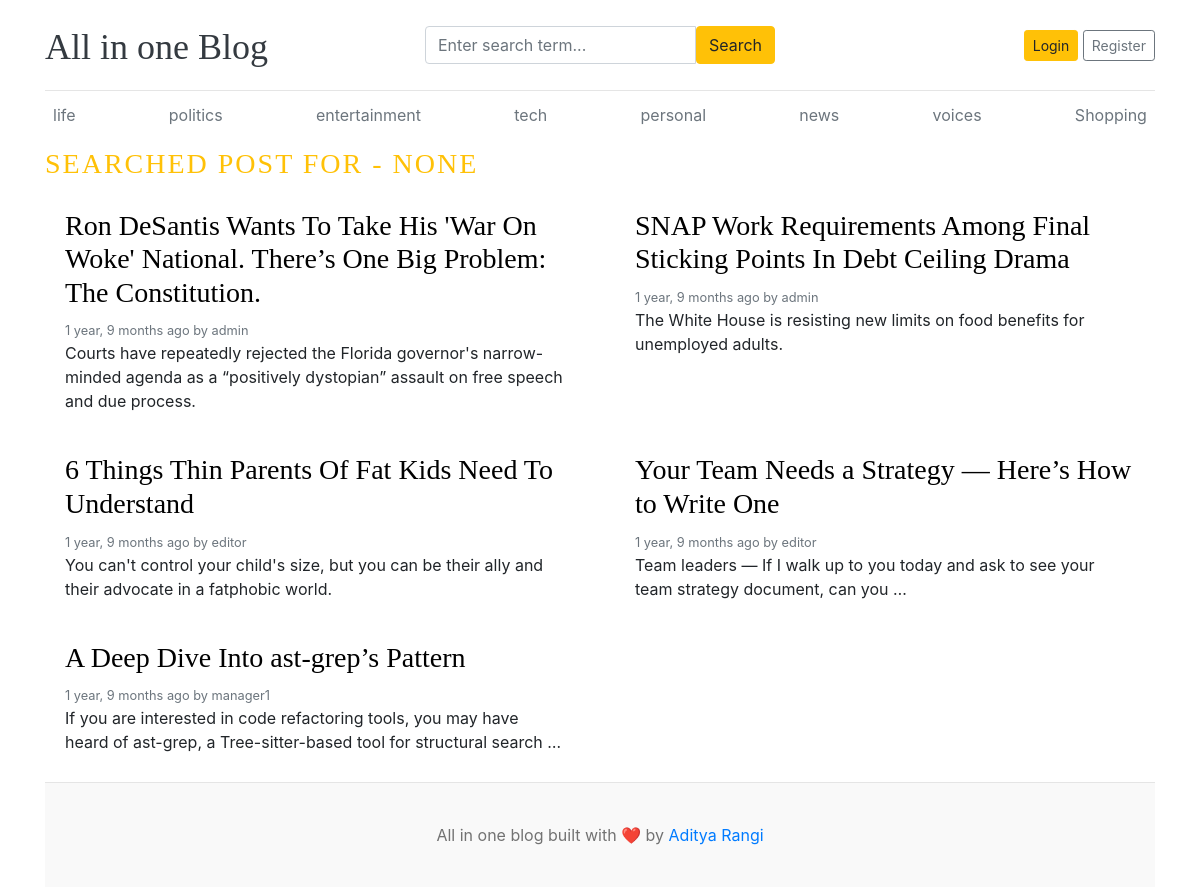
The app's page /blog/search/ with its own data.
### blog_app/models.py (models this page shows, shortened)
class TimeStampedModel(models.Model):
    created_at = models.DateTimeField(auto_now_add=True)
    updated_at = models.DateTimeField(auto_now=True)
    class Meta:
        abstract = True

class Category(TimeStampedModel):
    name = models.CharField(max_length=50, unique=True)
    class Meta:
        verbose_name_plural = "categories"
    def __str__(self):
        return self.name

class Blog(TimeStampedModel):
    title = models.CharField(max_length=500)
    slug = models.SlugField(max_length=500, unique=True)
    category = models.ForeignKey(
        Category, on_delete=models.CASCADE, related_name="blogs"
    )
    author = models.ForeignKey(User, on_delete=models.CASCADE)
    featured_image = models.ImageField(upload_to="uploads/%Y/%m/%d")
    short_description = models.TextField(max_length=2000)
    blog_body = models.TextField(max_length=5000)
    status = models.CharField(max_length=20, choices=STATUS_CHOICE, default="Draft")
    is_featured = models.BooleanField(default=False)

### blog_app/views.py (the view)
# urls.py: path("search/", SearchCategory.as_view(), name="search_category"),
class SearchCategory(View):
    def get(self, request):
        searched_posts = []
        keyword = request.GET.get("keyword")
        if keyword and keyword.strip() != "":
            searched_posts = Blog.objects.filter(
                Q(title__icontains=keyword)
                | Q(short_description__icontains=keyword)
                | Q(blog_body__icontains=keyword),
                status="Published",
            )
        else:
            searched_posts = Blog.objects.filter(status="Published")
        return render(
            request,
            "searched_posts.html",
            context={"searched_posts": searched_posts, "keyword": keyword},
        )

### blog_app/context_processors.py (called while the page is built)
def get_categories(request):
    categories = Category.objects.all()
    social_apps = SocialLink.objects.all()
    return dict(
        tags=categories, social_apps=social_apps
    )  # This function only return the dictionary

### templates/searched_posts.html
{% extends 'base.html' %}
{% load static %}
{% block body_block %}
<h3 class="text-uppercase text-warning" style="letter-spacing: 2px;">Searched Post for - {{keyword}}</h3>
  <main role="main" class="container p-0">
    <div class="row mb-2">
    {% if searched_posts%}
      {% for post in searched_posts %}
      <div class="col-md-6">
        <div class="card border-0" >
          <div class="card-body">
            <h3><a href="{% url 'post_by_slug' post.slug %}" style="color:black">{{post.title}}</a></h3>
            <small class="mb-1 text-muted">{{post.created_at | timesince}} ago by {{post.author}}</small>
            <p class="card-text">{{post.short_description | truncatewords:20}}</p>
          </div>
        </div>
      </div>
      {% endfor %}
      {% else %}
      <div class="container">
        <p>No post found</p>
      </div>
      {% endif %}
    </div>
  </main>
{% endblock %}

### templates/base.html (shortened to what this page needs)
{% load static %}
<!DOCTYPE html>
<html lang="en">
<head>
    <link href="https://getbootstrap.com/docs/4.0/dist/css/bootstrap.min.css" rel="stylesheet">
    <link href="{% static 'css/blog.css' %}" rel="stylesheet">
    <link rel="stylesheet" href="https://cdnjs.cloudflare.com/ajax/libs/font-awesome/4.7.0/css/font-awesome.min.css">
  </head>
<body>
    <div class="container">
        <header class="blog-header py-3">
          <div class="row flex-nowrap justify-content-between align-items-center">
            <div class="col-4 pt-1">
              <a class="blog-header-logo text-dark" href="/">All in one Blog</a>
            </div>
            <div class="col-4">
              <form action="{% url 'search_category' %}" method="GET">
                <div class="input-group">
                  <input class="form-control" name="keyword" type="text" placeholder="Enter search term..." aria-label="Enter search term..." aria-describedby="button-search" />
                  <button class="btn btn-warning" id="button-search" type="submit">Search</button>
              </div>
              </form>
            </div>
            <div class="col-4 d-flex justify-content-end align-items-center">
              {% if not user.is_authenticated %}
                <a class="btn btn-sm btn-warning" href="{% url 'login_user' %}">Login</a> &nbsp;
                <a class="btn btn-sm btn-outline-secondary" href="{% url 'register_user' %}">Register</a>
              {% else %}
            <a class="btn btn-sm btn-warning" href="{% url 'dashboard' %}">Dashboard </a>&nbsp;
              &emsp;
              <a class="btn btn-sm btn-warning" href="{% url 'logout_user' %}">Logout</a> &nbsp;
              {% endif %}
            </div>
          </div>
        </header>
        <div class="nav-scroller py-1 mb-2">
          <nav class="nav d-flex justify-content-between">
            {% for tag in tags %}
                <a class="p-2 text-muted" href="{% url 'post_by_category' tag.id %}">{{tag}}</a>
            {% endfor%}
          </nav>
        </div>
    {% block body_block %}{% endblock %}
<footer class="blog-footer mt-2">
    <p>All in one blog built with ❤️ by <a href="#">Aditya Rangi</a></p>
</footer>
</body>
</html>

### all_in_one_blog/static/css/blog.css (style rules this page uses)
.blog-header { border-bottom: 1px solid #e5e5e5; }
.blog-header-logo { font-family: "Playfair Display", Georgia, "Times New Roman", serif; font-size: 2.25rem; }
h1, h2, h3, h4, h5, h6 { font-family: "Playfair Display", Georgia, "Times New Roman", serif; }
.blog-footer { padding: 2.5rem 0; color: #727272; text-align: center; background-color: #f9f9f9; border-top: .05rem solid #e5e5e5; }
.blog-footer p:last-child { margin-bottom: 0; }

### records on screen
Category: name "life"
Category: name "politics"
Category: name "entertainment"
Category: name "tech"
Category: name "personal"
Category: name "news"
Category: name "voices"
Category: name "Shopping"
Blog: title "Ron DeSantis Wants To Take His 'War On Woke' National. There’s One Big Problem: The Constitution.", created_at "1 year, 9 months", author "admin", short_description "Courts have repeatedly rejected the Florida governor's narrow-minded agenda as a “positively dystopian” assault on free speech and due process."
Blog: title "SNAP Work Requirements Among Final Sticking Points In Debt Ceiling Drama", created_at "1 year, 9 months", author "admin", short_description "The White House is resisting new limits on food benefits for unemployed adults."
Blog: title "6 Things Thin Parents Of Fat Kids Need To Understand", created_at "1 year, 9 months", author "editor", short_description "You can't control your child's size, but you can be their ally and their advocate in a fatphobic world."
Blog: title "Your Team Needs a Strategy — Here’s How to Write One", created_at "1 year, 9 months", author "editor", short_description "Team leaders — If I walk up to you today and ask to see your team strategy document, can you …"
Blog: title "A Deep Dive Into ast-grep’s Pattern", created_at "1 year, 9 months", author "manager1", short_description "If you are interested in code refactoring tools, you may have heard of ast-grep, a Tree-sitter-based tool for structural search …"

### other values on screen
{{ keyword }} "NONE"
